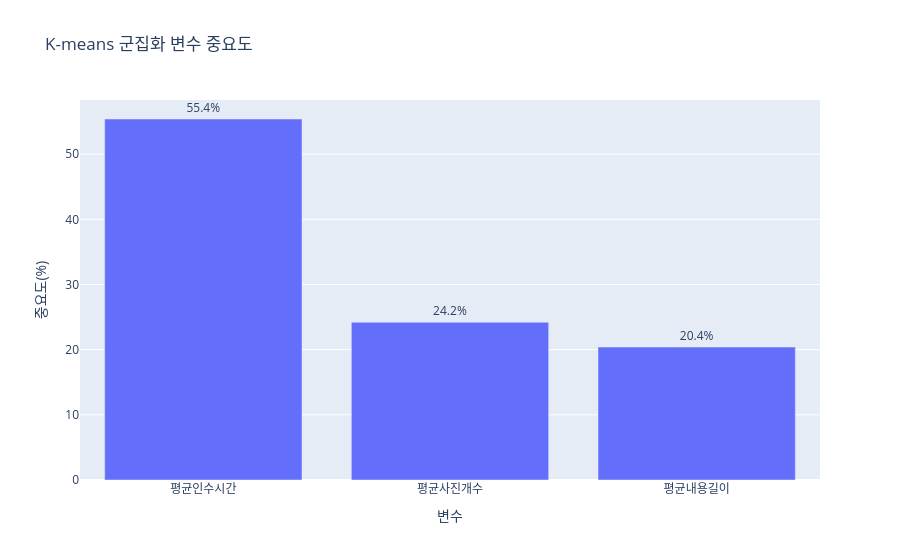

Notebook source saved alongside this figure:
### Code cell
# 군집 중심값 추출 (표준화된 스케일)
kmeans_final = kmeans_models[optimal_k]
centers_scaled = kmeans_final.cluster_centers_

# DataFrame으로 변환
centers_df = pd.DataFrame(
    centers_scaled,
    columns=features,
    index=[f'Cluster {i}' for i in range(optimal_k)]
)

print("📍 군집 중심 (표준화된 값):")
print(centers_df.round(3))



def explain_cluster_assignment(seller_id, seller_data, kmeans_model, scaler, feature_columns):
    """
    특정 판매자가 왜 해당 군집에 배정되었는지 설명
    """
    # 판매자 데이터 추출
    seller = seller_data[seller_data['seller_id'] == seller_id]
    seller_features = seller[feature_columns].values[0]
    seller_cluster = seller['cluster'].values[0]
    
    # 표준화
    seller_scaled = scaler.transform([seller_features])[0]
    
    # 각 군집 중심까지 거리 계산
    centers = kmeans_model.cluster_centers_
    distances = {}
    
    for i, center in enumerate(centers):
        dist = np.sqrt(np.sum((seller_scaled - center) ** 2))
        distances[i] = dist
    
    # 결과 출력
    print(f"🔍 판매자 {seller_id} 분석")
    print(f"   배정된 군집: Cluster {seller_cluster}")
    print(f"\n📏 각 군집 중심까지의 거리:")
    
    for cluster_id, dist in sorted(distances.items(), key=lambda x: x[1]):
        marker = "✅ 배정됨" if cluster_id == seller_cluster else ""
        print(f"   Cluster {cluster_id}: {dist:.3f} {marker}")
    
    # 차원별 기여도 분석
    assigned_center = centers[seller_cluster]
    dim_contributions = (seller_scaled - assigned_center) ** 2
    
    print(f"\n📊 배정 이유 (차원별 기여도):")
    contributions_df = pd.DataFrame({
        '변수': feature_columns,
        '판매자값(표준화)': seller_scaled,
        '중심값(표준화)': assigned_center,
        '거리제곱': dim_contributions,
        '기여도(%)': dim_contributions / dim_contributions.sum() * 100
    })
    
    contributions_df = contributions_df.sort_values('기여도(%)', ascending=False)
    print(contributions_df.to_string(index=False))
    
    # 해석
    top_feature = contributions_df.iloc[0]['변수']
    top_contribution = contributions_df.iloc[0]['기여도(%)']
    
    print(f"\n💡 핵심 이유: '{top_feature}'가 이 군집과 가장 유사 (기여도 {top_contribution:.1f}%)")
    
    return contributions_df

# 사용 예시
# explain_cluster_assignment(
#     seller_id='da8622b14eb17ae2831f4ac5b9dab84a',  # 분석할 판매자 ID
#     seller_data=data,
#     kmeans_model=kmeans_final,
#     scaler=scaler,
#     feature_columns=features
# )



def analyze_cluster_importance(kmeans_model, feature_columns):
    """
    어떤 변수가 군집 구분에 가장 중요했는지 분석
    """
    centers = kmeans_model.cluster_centers_
    
    # 군집 간 중심 거리 (변수별)
    # 중심들 간 표준편차 = 군집 분리에 얼마나 기여했는지
    
    importance = {}
    for i, feature in enumerate(feature_columns):
        # 각 변수 차원에서 군집 중심들의 표준편차
        center_values = centers[:, i]
        std = np.std(center_values)
        importance[feature] = std
    
    # 정규화 (합 = 100%)
    total = sum(importance.values())
    importance_pct = {k: v/total*100 for k, v in importance.items()}
    
    # DataFrame으로 정리
    importance_df = pd.DataFrame({
        '변수': importance_pct.keys(),
        '중요도(%)': importance_pct.values()
    }).sort_values('중요도(%)', ascending=False)
    
    print("📊 군집 구분에 중요한 변수 순위:")
    print(importance_df.to_string(index=False))
    
    # 시각화
    import plotly.express as px
    fig = px.bar(
        importance_df, 
        x='변수', 
        y='중요도(%)',
        title='K-means 군집화 변수 중요도',
        text='중요도(%)'
    )
    fig.update_traces(texttemplate='%{text:.1f}%', textposition='outside')
    fig.show()
    
    return importance_df

# 실행
importance_df = analyze_cluster_importance(kmeans_final, features)

### Figure 1 — Plotly figure (JSON) as saved in the notebook; plotly's stock layout.template omitted (floating-point values rounded to 4 significant figures)
{"data": [{"hovertemplate": "변수=%{x}<br>중요도(%)=%{text}<extra></extra>", "legendgroup": "", "marker": {"color": "#636efa", "pattern": {"shape": ""}}, "name": "", "orientation": "v", "showlegend": false, "text": [55.4, 24.2, 20.4], "textposition": "outside", "texttemplate": "%{text:.1f}%", "type": "bar", "x": ["평균인수시간", "평균사진개수", "평균내용길이"], "xaxis": "x", "y": [55.4, 24.2, 20.4], "yaxis": "y"}], "layout": {"barmode": "relative", "legend": {"tracegroupgap": 0}, "title": {"text": "K-means 군집화 변수 중요도"}, "xaxis": {"anchor": "y", "domain": [0, 1], "title": {"text": "변수"}}, "yaxis": {"anchor": "x", "domain": [0, 1], "title": {"text": "중요도(%)"}}}}
